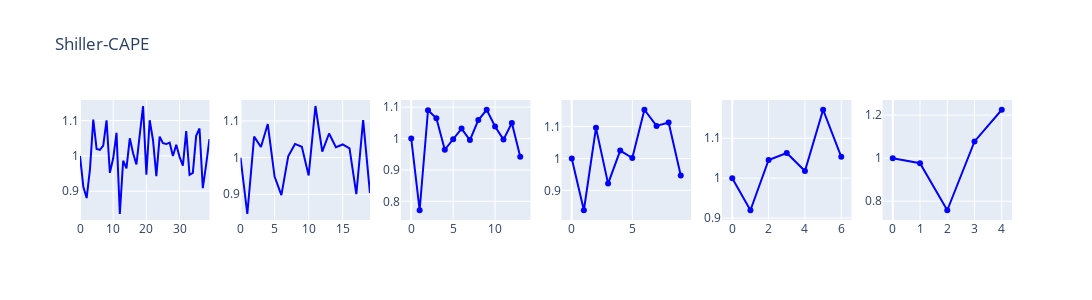

This figure's notebook cell:
### Code cell
fig_cape = make_subplots(rows=1, cols=6)

for i in range(0,6):
    clm = chart_cape.columns[i]
    long_short_excess = chart_cape.at[0,clm]
    portfolio_value = [1] + [val+1 for val in long_short_excess]
    fig_cape.append_trace(go.Scatter(y=portfolio_value, 
                                line={"dash":"solid","color":"blue"}, 
                                text=clm,
                                textposition='top left'),
                                row=1, col=i+1)

fig_cape.update_layout(height=300, width=1200, showlegend=False, title_text='Shiller-CAPE')
fig_cape.show()

### Figure 1 — Plotly figure (JSON) as saved in the notebook; plotly's stock layout.template omitted (floating-point values rounded to 4 significant figures)
{"data": [{"line": {"color": "blue", "dash": "solid"}, "text": "H=3", "textposition": "top left", "type": "scatter", "xaxis": "x", "y": [1, 0.9127, 0.8806, 0.9619, 1.103, 1.02, 1.017, 1.029, 1.101, 0.9518, 0.9931, 1.065, 0.8354, 0.9863, 0.9645, 1.05, 1.007, 0.9758, 1.06, 1.141, 0.9468, 1.101, 1.044, 0.9425, 1.055, 1.036, 1.033, 1.038, 0.9995, 1.031, 0.9972, 0.9722, 1.07, 0.9463, 0.952, 1.057, 1.078, 0.9087, 0.9755, 1.048], "yaxis": "y"}, {"line": {"color": "blue", "dash": "solid"}, "text": "H=6", "textposition": "top left", "type": "scatter", "xaxis": "x2", "y": [1, 0.8461, 1.057, 1.029, 1.091, 0.9483, 0.8975, 1.004, 1.037, 1.029, 0.9511, 1.141, 1.016, 1.066, 1.028, 1.036, 1.025, 0.9001, 1.102, 0.9032], "yaxis": "y2"}, {"line": {"color": "blue", "dash": "solid"}, "text": "H=9", "textposition": "top left", "type": "scatter", "xaxis": "x3", "y": [1, 0.7717, 1.09, 1.065, 0.9643, 0.9975, 1.032, 0.995, 1.059, 1.092, 1.038, 0.9967, 1.05, 0.942], "yaxis": "y3"}, {"line": {"color": "blue", "dash": "solid"}, "text": "H=12", "textposition": "top left", "type": "scatter", "xaxis": "x4", "y": [1, 0.8376, 1.096, 0.9212, 1.025, 1.001, 1.153, 1.102, 1.113, 0.9468], "yaxis": "y4"}, {"line": {"color": "blue", "dash": "solid"}, "text": "H=18", "textposition": "top left", "type": "scatter", "xaxis": "x5", "y": [1, 0.9197, 1.046, 1.063, 1.018, 1.171, 1.054], "yaxis": "y5"}, {"line": {"color": "blue", "dash": "solid"}, "text": "H=24", "textposition": "top left", "type": "scatter", "xaxis": "x6", "y": [1, 0.9766, 0.7581, 1.078, 1.225], "yaxis": "y6"}], "layout": {"height": 300, "showlegend": false, "title": {"text": "Shiller-CAPE"}, "width": 1200, "xaxis": {"anchor": "y", "domain": [0, 0.1389]}, "xaxis2": {"anchor": "y2", "domain": [0.1722, 0.3111]}, "xaxis3": {"anchor": "y3", "domain": [0.3444, 0.4833]}, "xaxis4": {"anchor": "y4", "domain": [0.5167, 0.6556]}, "xaxis5": {"anchor": "y5", "domain": [0.6889, 0.8278]}, "xaxis6": {"anchor": "y6", "domain": [0.8611, 1]}, "yaxis": {"anchor": "x", "domain": [0, 1]}, "yaxis2": {"anchor": "x2", "domain": [0, 1]}, "yaxis3": {"anchor": "x3", "domain": [0, 1]}, "yaxis4": {"anchor": "x4", "domain": [0, 1]}, "yaxis5": {"anchor": "x5", "domain": [0, 1]}, "yaxis6": {"anchor": "x6", "domain": [0, 1]}}}
